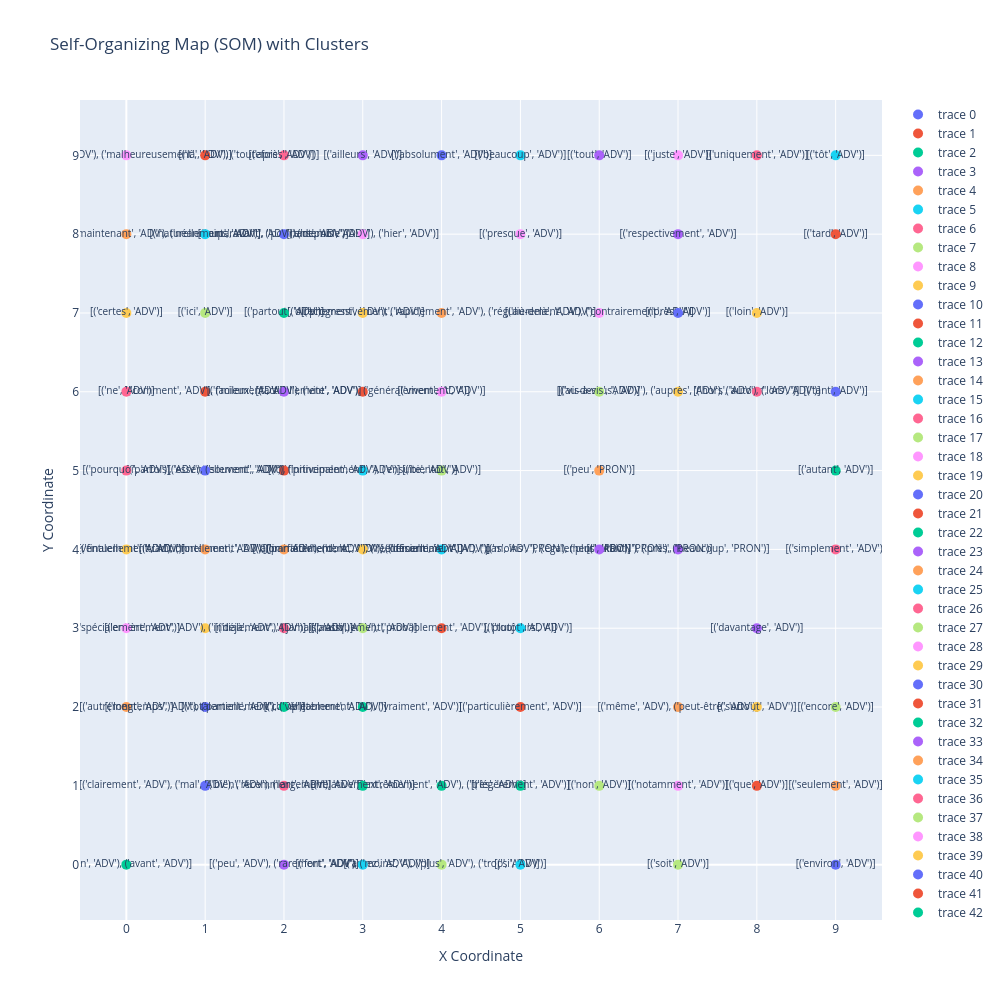

Notebook code for this chart:
### Code cell
# Create a scatter plot
import plotly.graph_objects as go
fig = go.Figure()

# Add a scatter trace for each neuron
for neuron, words in clustered_data.items():
    fig.add_trace(go.Scatter(
        x=[neuron[0]],
        y=[neuron[1]],
        text=[words],  # Join words with line breaks for hover text
        mode='markers+text',
        marker=dict(size=10),
        textfont=dict(size=10),
        hoverinfo='text'
    ))

# Update layout
fig.update_layout(
    title="Self-Organizing Map (SOM) with Clusters",
    xaxis=dict(title='X Coordinate', tickvals=list(range(65))),
    yaxis=dict(title='Y Coordinate', tickvals=list(range(65)), scaleanchor="x"),
    width=1000,
    height=1000
)

# Show the figure
fig.show()

### Figure 1 — Plotly figure (JSON) as saved in the notebook; plotly's stock layout.template omitted (floating-point values rounded to 4 significant figures)
{"data": [{"hoverinfo": "text", "marker": {"size": 10}, "mode": "markers+text", "text": ["[('absolument', 'ADV')]"], "textfont": {"size": 10}, "type": "scatter", "x": [4], "y": [9]}, {"hoverinfo": "text", "marker": {"size": 10}, "mode": "markers+text", "text": ["[('actuellement', 'ADV'), ('généralement', 'ADV')]"], "textfont": {"size": 10}, "type": "scatter", "x": [3], "y": [6]}, {"hoverinfo": "text", "marker": {"size": 10}, "mode": "markers+text", "text": ["[('afin', 'ADV'), ('avant', 'ADV')]"], "textfont": {"size": 10}, "type": "scatter", "x": [0], "y": [0]}, {"hoverinfo": "text", "marker": {"size": 10}, "mode": "markers+text", "text": ["[('ailleurs', 'ADV')]"], "textfont": {"size": 10}, "type": "scatter", "x": [3], "y": [9]}, {"hoverinfo": "text", "marker": {"size": 10}, "mode": "markers+text", "text": ["[('ainsi', 'ADV'), (\"aujourd'hui\", 'ADV'), ('maintenant', 'ADV'), ('néanmoins', 'ADV'), ('pourtant', 'ADV')]"], "textfont": {"size": 10}, "type": "scatter", "x": [0], "y": [8]}, {"hoverinfo": "text", "marker": {"size": 10}, "mode": "markers+text", "text": ["[('alors', 'ADV'), ('donc', 'ADV'), ('désormais', 'ADV'), ('pas', 'ADV'), ('également', 'ADV')]"], "textfont": {"size": 10}, "type": "scatter", "x": [4], "y": [4]}, {"hoverinfo": "text", "marker": {"size": 10}, "mode": "markers+text", "text": ["[('après', 'ADV')]"], "textfont": {"size": 10}, "type": "scatter", "x": [2], "y": [9]}, {"hoverinfo": "text", "marker": {"size": 10}, "mode": "markers+text", "text": ["[('assez', 'ADV'), ('plus', 'ADV'), ('trop', 'ADV')]"], "textfont": {"size": 10}, "type": "scatter", "x": [4], "y": [0]}, {"hoverinfo": "text", "marker": {"size": 10}, "mode": "markers+text", "text": ["[('au-delà', 'ADV'), ('contrairement', 'ADV')]"], "textfont": {"size": 10}, "type": "scatter", "x": [6], "y": [7]}, {"hoverinfo": "text", "marker": {"size": 10}, "mode": "markers+text", "text": ["[('au-dessus', 'ADV'), ('auprès', 'ADV'), ('autour', 'ADV')]"], "textfont": {"size": 10}, "type": "scatter", "x": [7], "y": [6]}, {"hoverinfo": "text", "marker": {"size": 10}, "mode": "markers+text", "text": ["[('auparavant', 'ADV'), ('depuis', 'ADV')]"], "textfont": {"size": 10}, "type": "scatter", "x": [2], "y": [8]}, {"hoverinfo": "text", "marker": {"size": 10}, "mode": "markers+text", "text": ["[('aussi', 'ADV'), ('probablement', 'ADV'), ('toujours', 'ADV')]"], "textfont": {"size": 10}, "type": "scatter", "x": [4], "y": [3]}, {"hoverinfo": "text", "marker": {"size": 10}, "mode": "markers+text", "text": ["[('autant', 'ADV')]"], "textfont": {"size": 10}, "type": "scatter", "x": [9], "y": [5]}, {"hoverinfo": "text", "marker": {"size": 10}, "mode": "markers+text", "text": ["[('autant', 'PRON'), ('beaucoup', 'PRON')]"], "textfont": {"size": 10}, "type": "scatter", "x": [7], "y": [4]}, {"hoverinfo": "text", "marker": {"size": 10}, "mode": "markers+text", "text": ["[('autrement', 'ADV')]"], "textfont": {"size": 10}, "type": "scatter", "x": [0], "y": [2]}, {"hoverinfo": "text", "marker": {"size": 10}, "mode": "markers+text", "text": ["[('beaucoup', 'ADV')]"], "textfont": {"size": 10}, "type": "scatter", "x": [5], "y": [9]}, {"hoverinfo": "text", "marker": {"size": 10}, "mode": "markers+text", "text": ["[('bien', 'ADV'), ('largement', 'ADV')]"], "textfont": {"size": 10}, "type": "scatter", "x": [2], "y": [1]}, {"hoverinfo": "text", "marker": {"size": 10}, "mode": "markers+text", "text": ["[('bientôt', 'ADV')]"], "textfont": {"size": 10}, "type": "scatter", "x": [4], "y": [5]}, {"hoverinfo": "text", "marker": {"size": 10}, "mode": "markers+text", "text": ["[('cependant', 'ADV'), ('enfin', 'ADV'), ('malheureusement', 'ADV'), ('toutefois', 'ADV')]"], "textfont": {"size": 10}, "type": "scatter", "x": [0], "y": [9]}, {"hoverinfo": "text", "marker": {"size": 10}, "mode": "markers+text", "text": ["[('certes', 'ADV')]"], "textfont": {"size": 10}, "type": "scatter", "x": [0], "y": [7]}, {"hoverinfo": "text", "marker": {"size": 10}, "mode": "markers+text", "text": ["[('clairement', 'ADV'), ('mal', 'ADV'), ('récemment', 'ADV')]"], "textfont": {"size": 10}, "type": "scatter", "x": [1], "y": [1]}, {"hoverinfo": "text", "marker": {"size": 10}, "mode": "markers+text", "text": ["[('comment', 'ADV'), ('mieux', 'ADV')]"], "textfont": {"size": 10}, "type": "scatter", "x": [1], "y": [6]}, {"hoverinfo": "text", "marker": {"size": 10}, "mode": "markers+text", "text": ["[('complètement', 'ADV'), ('vraiment', 'ADV')]"], "textfont": {"size": 10}, "type": "scatter", "x": [3], "y": [2]}, {"hoverinfo": "text", "marker": {"size": 10}, "mode": "markers+text", "text": ["[('davantage', 'ADV')]"], "textfont": {"size": 10}, "type": "scatter", "x": [8], "y": [3]}, {"hoverinfo": "text", "marker": {"size": 10}, "mode": "markers+text", "text": ["[('directement', 'ADV'), ('rapidement', 'ADV'), ('régulièrement', 'ADV')]"], "textfont": {"size": 10}, "type": "scatter", "x": [4], "y": [7]}, {"hoverinfo": "text", "marker": {"size": 10}, "mode": "markers+text", "text": ["[('définitivement', 'ADV'), ('ensuite', 'ADV')]"], "textfont": {"size": 10}, "type": "scatter", "x": [3], "y": [5]}, {"hoverinfo": "text", "marker": {"size": 10}, "mode": "markers+text", "text": ["[('déjà', 'ADV'), ('jamais', 'ADV')]"], "textfont": {"size": 10}, "type": "scatter", "x": [2], "y": [3]}, {"hoverinfo": "text", "marker": {"size": 10}, "mode": "markers+text", "text": ["[('encore', 'ADV')]"], "textfont": {"size": 10}, "type": "scatter", "x": [9], "y": [2]}, {"hoverinfo": "text", "marker": {"size": 10}, "mode": "markers+text", "text": ["[('ensemble', 'ADV'), ('hier', 'ADV')]"], "textfont": {"size": 10}, "type": "scatter", "x": [3], "y": [8]}, {"hoverinfo": "text", "marker": {"size": 10}, "mode": "markers+text", "text": ["[('entièrement', 'ADV'), ('initialement', 'ADV')]"], "textfont": {"size": 10}, "type": "scatter", "x": [1], "y": [3]}, {"hoverinfo": "text", "marker": {"size": 10}, "mode": "markers+text", "text": ["[('environ', 'ADV')]"], "textfont": {"size": 10}, "type": "scatter", "x": [9], "y": [0]}, {"hoverinfo": "text", "marker": {"size": 10}, "mode": "markers+text", "text": ["[('essentiellement', 'ADV'), ('principalement', 'ADV')]"], "textfont": {"size": 10}, "type": "scatter", "x": [2], "y": [5]}, {"hoverinfo": "text", "marker": {"size": 10}, "mode": "markers+text", "text": ["[('extrêmement', 'ADV'), ('très', 'ADV')]"], "textfont": {"size": 10}, "type": "scatter", "x": [4], "y": [1]}, {"hoverinfo": "text", "marker": {"size": 10}, "mode": "markers+text", "text": ["[('facilement', 'ADV'), ('vite', 'ADV')]"], "textfont": {"size": 10}, "type": "scatter", "x": [2], "y": [6]}, {"hoverinfo": "text", "marker": {"size": 10}, "mode": "markers+text", "text": ["[('finalement', 'ADV'), ('fortement', 'ADV'), ('immédiatement', 'ADV'), ('officiellement', 'ADV')]"], "textfont": {"size": 10}, "type": "scatter", "x": [2], "y": [4]}, {"hoverinfo": "text", "marker": {"size": 10}, "mode": "markers+text", "text": ["[('fort', 'ADV'), ('moins', 'ADV')]"], "textfont": {"size": 10}, "type": "scatter", "x": [3], "y": [0]}, {"hoverinfo": "text", "marker": {"size": 10}, "mode": "markers+text", "text": ["[('hors', 'ADV'), ('lors', 'ADV')]"], "textfont": {"size": 10}, "type": "scatter", "x": [8], "y": [6]}, {"hoverinfo": "text", "marker": {"size": 10}, "mode": "markers+text", "text": ["[('ici', 'ADV')]"], "textfont": {"size": 10}, "type": "scatter", "x": [1], "y": [7]}, {"hoverinfo": "text", "marker": {"size": 10}, "mode": "markers+text", "text": ["[('juste', 'ADV')]"], "textfont": {"size": 10}, "type": "scatter", "x": [7], "y": [9]}, {"hoverinfo": "text", "marker": {"size": 10}, "mode": "markers+text", "text": ["[('loin', 'ADV')]"], "textfont": {"size": 10}, "type": "scatter", "x": [8], "y": [7]}, {"hoverinfo": "text", "marker": {"size": 10}, "mode": "markers+text", "text": ["[('longtemps', 'ADV'), ('partiellement', 'ADV')]"], "textfont": {"size": 10}, "type": "scatter", "x": [1], "y": [2]}, {"hoverinfo": "text", "marker": {"size": 10}, "mode": "markers+text", "text": ["[('là', 'ADV')]"], "textfont": {"size": 10}, "type": "scatter", "x": [1], "y": [9]}, {"hoverinfo": "text", "marker": {"size": 10}, "mode": "markers+text", "text": ["[('légèrement', 'ADV')]"], "textfont": {"size": 10}, "type": "scatter", "x": [5], "y": [1]}, {"hoverinfo": "text", "marker": {"size": 10}, "mode": "markers+text", "text": ["[('moins', 'PRON'), ('plus', 'PRON'), ('près', 'PRON')]"], "textfont": {"size": 10}, "type": "scatter", "x": [6], "y": [4]}, {"hoverinfo": "text", "marker": {"size": 10}, "mode": "markers+text", "text": ["[('même', 'ADV'), ('peut-être', 'ADV')]"], "textfont": {"size": 10}, "type": "scatter", "x": [7], "y": [2]}, {"hoverinfo": "text", "marker": {"size": 10}, "mode": "markers+text", "text": ["[('naturellement', 'ADV')]"], "textfont": {"size": 10}, "type": "scatter", "x": [1], "y": [8]}, {"hoverinfo": "text", "marker": {"size": 10}, "mode": "markers+text", "text": ["[('ne', 'ADV')]"], "textfont": {"size": 10}, "type": "scatter", "x": [0], "y": [6]}, {"hoverinfo": "text", "marker": {"size": 10}, "mode": "markers+text", "text": ["[('non', 'ADV')]"], "textfont": {"size": 10}, "type": "scatter", "x": [6], "y": [1]}, {"hoverinfo": "text", "marker": {"size": 10}, "mode": "markers+text", "text": ["[('notamment', 'ADV')]"], "textfont": {"size": 10}, "type": "scatter", "x": [7], "y": [1]}, {"hoverinfo": "text", "marker": {"size": 10}, "mode": "markers+text", "text": ["[('parfaitement', 'ADV'), ('réellement', 'ADV')]"], "textfont": {"size": 10}, "type": "scatter", "x": [3], "y": [4]}, {"hoverinfo": "text", "marker": {"size": 10}, "mode": "markers+text", "text": ["[('parfois', 'ADV'), ('souvent', 'ADV')]"], "textfont": {"size": 10}, "type": "scatter", "x": [1], "y": [5]}, {"hoverinfo": "text", "marker": {"size": 10}, "mode": "markers+text", "text": ["[('particulièrement', 'ADV')]"], "textfont": {"size": 10}, "type": "scatter", "x": [5], "y": [2]}, {"hoverinfo": "text", "marker": {"size": 10}, "mode": "markers+text", "text": ["[('partout', 'ADV')]"], "textfont": {"size": 10}, "type": "scatter", "x": [2], "y": [7]}, {"hoverinfo": "text", "marker": {"size": 10}, "mode": "markers+text", "text": ["[('peu', 'ADV'), ('rarement', 'ADV')]"], "textfont": {"size": 10}, "type": "scatter", "x": [2], "y": [0]}, {"hoverinfo": "text", "marker": {"size": 10}, "mode": "markers+text", "text": ["[('peu', 'PRON')]"], "textfont": {"size": 10}, "type": "scatter", "x": [6], "y": [5]}, {"hoverinfo": "text", "marker": {"size": 10}, "mode": "markers+text", "text": ["[('plutôt', 'ADV')]"], "textfont": {"size": 10}, "type": "scatter", "x": [5], "y": [3]}, {"hoverinfo": "text", "marker": {"size": 10}, "mode": "markers+text", "text": ["[('pourquoi', 'ADV')]"], "textfont": {"size": 10}, "type": "scatter", "x": [0], "y": [5]}, {"hoverinfo": "text", "marker": {"size": 10}, "mode": "markers+text", "text": ["[('pratiquement', 'ADV')]"], "textfont": {"size": 10}, "type": "scatter", "x": [3], "y": [3]}, {"hoverinfo": "text", "marker": {"size": 10}, "mode": "markers+text", "text": ["[('presque', 'ADV')]"], "textfont": {"size": 10}, "type": "scatter", "x": [5], "y": [8]}, {"hoverinfo": "text", "marker": {"size": 10}, "mode": "markers+text", "text": ["[('progressivement', 'ADV')]"], "textfont": {"size": 10}, "type": "scatter", "x": [3], "y": [7]}, {"hoverinfo": "text", "marker": {"size": 10}, "mode": "markers+text", "text": ["[('près', 'ADV')]"], "textfont": {"size": 10}, "type": "scatter", "x": [7], "y": [7]}, {"hoverinfo": "text", "marker": {"size": 10}, "mode": "markers+text", "text": ["[('que', 'ADV')]"], "textfont": {"size": 10}, "type": "scatter", "x": [8], "y": [1]}, {"hoverinfo": "text", "marker": {"size": 10}, "mode": "markers+text", "text": ["[('relativement', 'ADV')]"], "textfont": {"size": 10}, "type": "scatter", "x": [3], "y": [1]}, {"hoverinfo": "text", "marker": {"size": 10}, "mode": "markers+text", "text": ["[('respectivement', 'ADV')]"], "textfont": {"size": 10}, "type": "scatter", "x": [7], "y": [8]}, {"hoverinfo": "text", "marker": {"size": 10}, "mode": "markers+text", "text": ["[('seulement', 'ADV')]"], "textfont": {"size": 10}, "type": "scatter", "x": [9], "y": [1]}, {"hoverinfo": "text", "marker": {"size": 10}, "mode": "markers+text", "text": ["[('si', 'ADV')]"], "textfont": {"size": 10}, "type": "scatter", "x": [5], "y": [0]}, {"hoverinfo": "text", "marker": {"size": 10}, "mode": "markers+text", "text": ["[('simplement', 'ADV')]"], "textfont": {"size": 10}, "type": "scatter", "x": [9], "y": [4]}, {"hoverinfo": "text", "marker": {"size": 10}, "mode": "markers+text", "text": ["[('soit', 'ADV')]"], "textfont": {"size": 10}, "type": "scatter", "x": [7], "y": [0]}, {"hoverinfo": "text", "marker": {"size": 10}, "mode": "markers+text", "text": ["[('spécialement', 'ADV')]"], "textfont": {"size": 10}, "type": "scatter", "x": [0], "y": [3]}, {"hoverinfo": "text", "marker": {"size": 10}, "mode": "markers+text", "text": ["[('surtout', 'ADV')]"], "textfont": {"size": 10}, "type": "scatter", "x": [8], "y": [2]}, {"hoverinfo": "text", "marker": {"size": 10}, "mode": "markers+text", "text": ["[('tant', 'ADV')]"], "textfont": {"size": 10}, "type": "scatter", "x": [9], "y": [6]}, {"hoverinfo": "text", "marker": {"size": 10}, "mode": "markers+text", "text": ["[('tard', 'ADV')]"], "textfont": {"size": 10}, "type": "scatter", "x": [9], "y": [8]}, {"hoverinfo": "text", "marker": {"size": 10}, "mode": "markers+text", "text": ["[('totalement', 'ADV'), ('véritablement', 'ADV')]"], "textfont": {"size": 10}, "type": "scatter", "x": [2], "y": [2]}, {"hoverinfo": "text", "marker": {"size": 10}, "mode": "markers+text", "text": ["[('tout', 'ADV')]"], "textfont": {"size": 10}, "type": "scatter", "x": [6], "y": [9]}, {"hoverinfo": "text", "marker": {"size": 10}, "mode": "markers+text", "text": ["[('traditionnellement', 'ADV')]"], "textfont": {"size": 10}, "type": "scatter", "x": [1], "y": [4]}, {"hoverinfo": "text", "marker": {"size": 10}, "mode": "markers+text", "text": ["[('tôt', 'ADV')]"], "textfont": {"size": 10}, "type": "scatter", "x": [9], "y": [9]}, {"hoverinfo": "text", "marker": {"size": 10}, "mode": "markers+text", "text": ["[('uniquement', 'ADV')]"], "textfont": {"size": 10}, "type": "scatter", "x": [8], "y": [9]}, {"hoverinfo": "text", "marker": {"size": 10}, "mode": "markers+text", "text": ["[('vis-à-vis', 'ADV')]"], "textfont": {"size": 10}, "type": "scatter", "x": [6], "y": [6]}, {"hoverinfo": "text", "marker": {"size": 10}, "mode": "markers+text", "text": ["[('vivement', 'ADV')]"], "textfont": {"size": 10}, "type": "scatter", "x": [4], "y": [6]}, {"hoverinfo": "text", "marker": {"size": 10}, "mode": "markers+text", "text": ["[('éventuellement', 'ADV')]"], "textfont": {"size": 10}, "type": "scatter", "x": [0], "y": [4]}], "layout": {"height": 1000, "title": {"text": "Self-Organizing Map (SOM) with Clusters"}, "width": 1000, "xaxis": {"tickvals": [0, 1, 2, 3, 4, 5, 6, 7, 8, 9, 10, 11, 12, 13, 14, 15, 16, 17, 18, 19, 20, 21, 22, 23, 24, 25, 26, 27, 28, 29, 30, 31, 32, 33, 34, 35, 36, 37, 38, 39, 40, 41, 42, 43, 44, 45, 46, 47, 48, 49, 50, 51, 52, 53, 54, 55, 56, 57, 58, 59, 60, 61, 62, 63, 64], "title": {"text": "X Coordinate"}}, "yaxis": {"scaleanchor": "x", "tickvals": [0, 1, 2, 3, 4, 5, 6, 7, 8, 9, 10, 11, 12, 13, 14, 15, 16, 17, 18, 19, 20, 21, 22, 23, 24, 25, 26, 27, 28, 29, 30, 31, 32, 33, 34, 35, 36, 37, 38, 39, 40, 41, 42, 43, 44, 45, 46, 47, 48, 49, 50, 51, 52, 53, 54, 55, 56, 57, 58, 59, 60, 61, 62, 63, 64], "title": {"text": "Y Coordinate"}}}}
